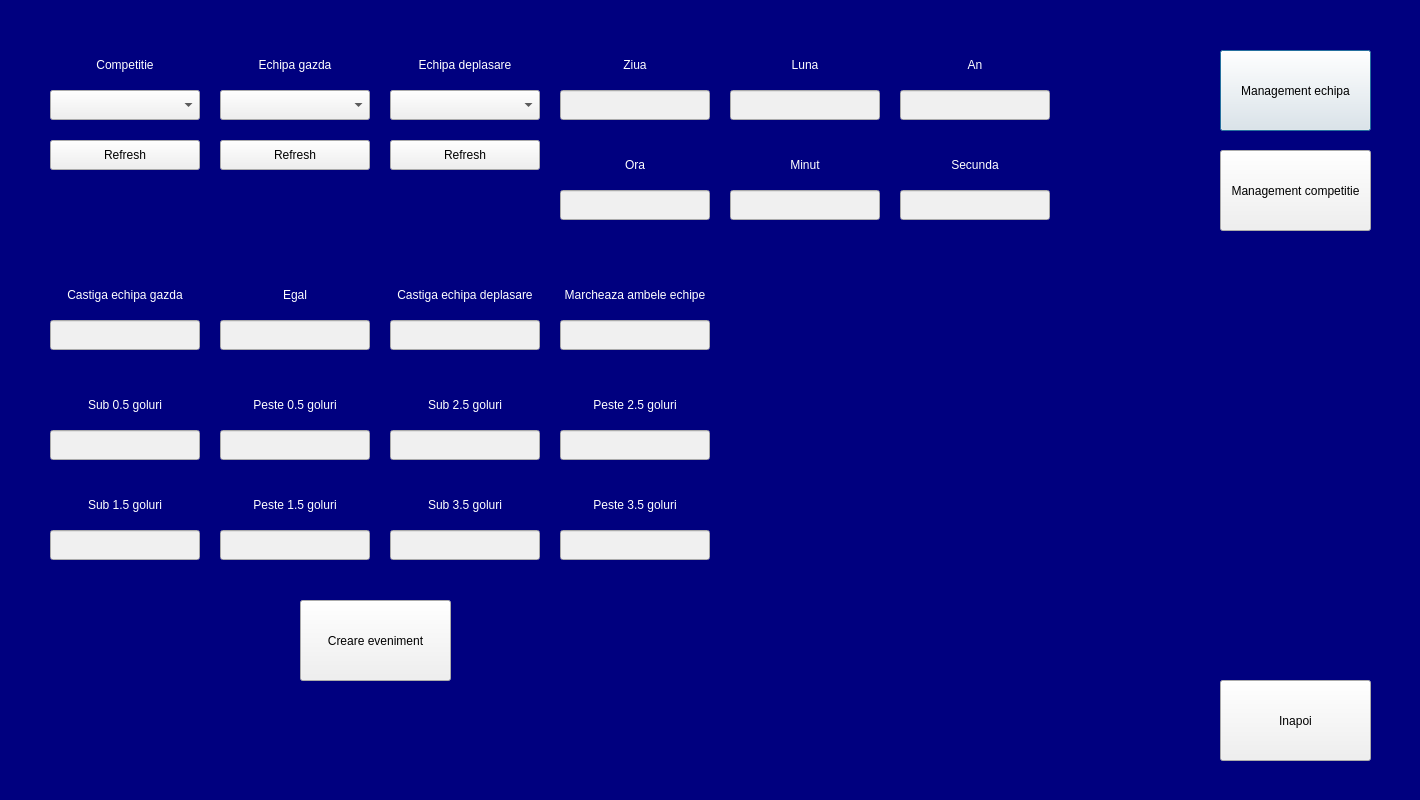
<?xml version="1.0" encoding="UTF-8"?>
<ui version="4.0">
 <class>Dialog</class>
 <widget class="QDialog" name="Dialog">
  <property name="geometry">
   <rect>
    <x>0</x>
    <y>0</y>
    <width>1420</width>
    <height>800</height>
   </rect>
  </property>
  <property name="windowTitle">
   <string>Dialog</string>
  </property>
  <property name="styleSheet">
   <string notr="true">background-color: rgb(0, 0, 127);</string>
  </property>
  <widget class="QPushButton" name="butonEchipa">
   <property name="geometry">
    <rect>
     <x>1220</x>
     <y>50</y>
     <width>151</width>
     <height>81</height>
    </rect>
   </property>
   <property name="styleSheet">
    <string notr="true">background-color: rgb(240, 240, 240);</string>
   </property>
   <property name="text">
    <string>Management echipa</string>
   </property>
  </widget>
  <widget class="QPushButton" name="butonCompetitie">
   <property name="geometry">
    <rect>
     <x>1220</x>
     <y>150</y>
     <width>151</width>
     <height>81</height>
    </rect>
   </property>
   <property name="styleSheet">
    <string notr="true">background-color: rgb(240, 240, 240);</string>
   </property>
   <property name="text">
    <string>Management competitie</string>
   </property>
  </widget>
  <widget class="QPushButton" name="butonInapoi">
   <property name="geometry">
    <rect>
     <x>1220</x>
     <y>680</y>
     <width>151</width>
     <height>81</height>
    </rect>
   </property>
   <property name="styleSheet">
    <string notr="true">background-color: rgb(240, 240, 240);</string>
   </property>
   <property name="text">
    <string>Inapoi</string>
   </property>
  </widget>
  <widget class="QComboBox" name="competitie">
   <property name="geometry">
    <rect>
     <x>50</x>
     <y>90</y>
     <width>150</width>
     <height>30</height>
    </rect>
   </property>
   <property name="styleSheet">
    <string notr="true">background-color: rgb(240, 240, 240);</string>
   </property>
  </widget>
  <widget class="QLabel" name="label">
   <property name="geometry">
    <rect>
     <x>50</x>
     <y>50</y>
     <width>150</width>
     <height>30</height>
    </rect>
   </property>
   <property name="styleSheet">
    <string notr="true">color: rgb(255, 255, 255);</string>
   </property>
   <property name="text">
    <string>Competitie</string>
   </property>
   <property name="alignment">
    <set>Qt::AlignCenter</set>
   </property>
  </widget>
  <widget class="QComboBox" name="gazda">
   <property name="geometry">
    <rect>
     <x>220</x>
     <y>90</y>
     <width>150</width>
     <height>30</height>
    </rect>
   </property>
   <property name="styleSheet">
    <string notr="true">background-color: rgb(240, 240, 240);</string>
   </property>
  </widget>
  <widget class="QLabel" name="label_2">
   <property name="geometry">
    <rect>
     <x>220</x>
     <y>50</y>
     <width>150</width>
     <height>30</height>
    </rect>
   </property>
   <property name="styleSheet">
    <string notr="true">color: rgb(255, 255, 255);</string>
   </property>
   <property name="text">
    <string>Echipa gazda</string>
   </property>
   <property name="alignment">
    <set>Qt::AlignCenter</set>
   </property>
  </widget>
  <widget class="QComboBox" name="deplasare">
   <property name="geometry">
    <rect>
     <x>390</x>
     <y>90</y>
     <width>150</width>
     <height>30</height>
    </rect>
   </property>
   <property name="styleSheet">
    <string notr="true">background-color: rgb(240, 240, 240);</string>
   </property>
  </widget>
  <widget class="QLabel" name="label_3">
   <property name="geometry">
    <rect>
     <x>390</x>
     <y>50</y>
     <width>150</width>
     <height>30</height>
    </rect>
   </property>
   <property name="styleSheet">
    <string notr="true">color: rgb(255, 255, 255);</string>
   </property>
   <property name="text">
    <string>Echipa deplasare</string>
   </property>
   <property name="alignment">
    <set>Qt::AlignCenter</set>
   </property>
  </widget>
  <widget class="QLabel" name="label_4">
   <property name="geometry">
    <rect>
     <x>560</x>
     <y>50</y>
     <width>150</width>
     <height>30</height>
    </rect>
   </property>
   <property name="styleSheet">
    <string notr="true">color: rgb(255, 255, 255);</string>
   </property>
   <property name="text">
    <string>Ziua</string>
   </property>
   <property name="alignment">
    <set>Qt::AlignCenter</set>
   </property>
  </widget>
  <widget class="QLineEdit" name="ziua">
   <property name="geometry">
    <rect>
     <x>560</x>
     <y>90</y>
     <width>150</width>
     <height>30</height>
    </rect>
   </property>
   <property name="styleSheet">
    <string notr="true">background-color: rgb(240, 240, 240);</string>
   </property>
  </widget>
  <widget class="QLineEdit" name="luna">
   <property name="geometry">
    <rect>
     <x>730</x>
     <y>90</y>
     <width>150</width>
     <height>30</height>
    </rect>
   </property>
   <property name="styleSheet">
    <string notr="true">background-color: rgb(240, 240, 240);</string>
   </property>
  </widget>
  <widget class="QLabel" name="label_5">
   <property name="geometry">
    <rect>
     <x>730</x>
     <y>50</y>
     <width>150</width>
     <height>30</height>
    </rect>
   </property>
   <property name="styleSheet">
    <string notr="true">color: rgb(255, 255, 255);</string>
   </property>
   <property name="text">
    <string>Luna</string>
   </property>
   <property name="alignment">
    <set>Qt::AlignCenter</set>
   </property>
  </widget>
  <widget class="QLineEdit" name="an">
   <property name="geometry">
    <rect>
     <x>900</x>
     <y>90</y>
     <width>150</width>
     <height>30</height>
    </rect>
   </property>
   <property name="styleSheet">
    <string notr="true">background-color: rgb(240, 240, 240);</string>
   </property>
  </widget>
  <widget class="QLabel" name="label_6">
   <property name="geometry">
    <rect>
     <x>900</x>
     <y>50</y>
     <width>150</width>
     <height>30</height>
    </rect>
   </property>
   <property name="styleSheet">
    <string notr="true">color: rgb(255, 255, 255);</string>
   </property>
   <property name="text">
    <string>An</string>
   </property>
   <property name="alignment">
    <set>Qt::AlignCenter</set>
   </property>
  </widget>
  <widget class="QLineEdit" name="minut">
   <property name="geometry">
    <rect>
     <x>730</x>
     <y>190</y>
     <width>150</width>
     <height>30</height>
    </rect>
   </property>
   <property name="styleSheet">
    <string notr="true">background-color: rgb(240, 240, 240);</string>
   </property>
  </widget>
  <widget class="QLineEdit" name="ora">
   <property name="geometry">
    <rect>
     <x>560</x>
     <y>190</y>
     <width>150</width>
     <height>30</height>
    </rect>
   </property>
   <property name="styleSheet">
    <string notr="true">background-color: rgb(240, 240, 240);</string>
   </property>
  </widget>
  <widget class="QLineEdit" name="secunda">
   <property name="geometry">
    <rect>
     <x>900</x>
     <y>190</y>
     <width>150</width>
     <height>30</height>
    </rect>
   </property>
   <property name="styleSheet">
    <string notr="true">background-color: rgb(240, 240, 240);</string>
   </property>
  </widget>
  <widget class="QLabel" name="label_7">
   <property name="geometry">
    <rect>
     <x>560</x>
     <y>150</y>
     <width>150</width>
     <height>30</height>
    </rect>
   </property>
   <property name="styleSheet">
    <string notr="true">color: rgb(255, 255, 255);</string>
   </property>
   <property name="text">
    <string>Ora</string>
   </property>
   <property name="alignment">
    <set>Qt::AlignCenter</set>
   </property>
  </widget>
  <widget class="QLabel" name="label_8">
   <property name="geometry">
    <rect>
     <x>900</x>
     <y>150</y>
     <width>150</width>
     <height>30</height>
    </rect>
   </property>
   <property name="styleSheet">
    <string notr="true">color: rgb(255, 255, 255);</string>
   </property>
   <property name="text">
    <string>Secunda</string>
   </property>
   <property name="alignment">
    <set>Qt::AlignCenter</set>
   </property>
  </widget>
  <widget class="QLabel" name="label_9">
   <property name="geometry">
    <rect>
     <x>730</x>
     <y>150</y>
     <width>150</width>
     <height>30</height>
    </rect>
   </property>
   <property name="styleSheet">
    <string notr="true">color: rgb(255, 255, 255);</string>
   </property>
   <property name="text">
    <string>Minut</string>
   </property>
   <property name="alignment">
    <set>Qt::AlignCenter</set>
   </property>
  </widget>
  <widget class="QLabel" name="label_10">
   <property name="geometry">
    <rect>
     <x>220</x>
     <y>280</y>
     <width>150</width>
     <height>30</height>
    </rect>
   </property>
   <property name="styleSheet">
    <string notr="true">color: rgb(255, 255, 255);</string>
   </property>
   <property name="text">
    <string>Egal</string>
   </property>
   <property name="alignment">
    <set>Qt::AlignCenter</set>
   </property>
  </widget>
  <widget class="QLabel" name="label_11">
   <property name="geometry">
    <rect>
     <x>50</x>
     <y>280</y>
     <width>150</width>
     <height>30</height>
    </rect>
   </property>
   <property name="styleSheet">
    <string notr="true">color: rgb(255, 255, 255);</string>
   </property>
   <property name="text">
    <string>Castiga echipa gazda</string>
   </property>
   <property name="alignment">
    <set>Qt::AlignCenter</set>
   </property>
  </widget>
  <widget class="QLabel" name="label_12">
   <property name="geometry">
    <rect>
     <x>390</x>
     <y>280</y>
     <width>150</width>
     <height>30</height>
    </rect>
   </property>
   <property name="styleSheet">
    <string notr="true">color: rgb(255, 255, 255);</string>
   </property>
   <property name="text">
    <string>Castiga echipa deplasare</string>
   </property>
   <property name="alignment">
    <set>Qt::AlignCenter</set>
   </property>
  </widget>
  <widget class="QLineEdit" name="egal">
   <property name="geometry">
    <rect>
     <x>220</x>
     <y>320</y>
     <width>150</width>
     <height>30</height>
    </rect>
   </property>
   <property name="styleSheet">
    <string notr="true">background-color: rgb(240, 240, 240);</string>
   </property>
  </widget>
  <widget class="QLineEdit" name="echipagazda">
   <property name="geometry">
    <rect>
     <x>50</x>
     <y>320</y>
     <width>150</width>
     <height>30</height>
    </rect>
   </property>
   <property name="styleSheet">
    <string notr="true">background-color: rgb(240, 240, 240);</string>
   </property>
  </widget>
  <widget class="QLineEdit" name="echipadeplasare">
   <property name="geometry">
    <rect>
     <x>390</x>
     <y>320</y>
     <width>150</width>
     <height>30</height>
    </rect>
   </property>
   <property name="styleSheet">
    <string notr="true">background-color: rgb(240, 240, 240);</string>
   </property>
  </widget>
  <widget class="QLabel" name="label_14">
   <property name="geometry">
    <rect>
     <x>560</x>
     <y>280</y>
     <width>150</width>
     <height>30</height>
    </rect>
   </property>
   <property name="styleSheet">
    <string notr="true">color: rgb(255, 255, 255);</string>
   </property>
   <property name="text">
    <string>Marcheaza ambele echipe</string>
   </property>
   <property name="alignment">
    <set>Qt::AlignCenter</set>
   </property>
  </widget>
  <widget class="QLineEdit" name="mae">
   <property name="geometry">
    <rect>
     <x>560</x>
     <y>320</y>
     <width>150</width>
     <height>30</height>
    </rect>
   </property>
   <property name="styleSheet">
    <string notr="true">background-color: rgb(240, 240, 240);</string>
   </property>
  </widget>
  <widget class="QLineEdit" name="peste0">
   <property name="geometry">
    <rect>
     <x>220</x>
     <y>430</y>
     <width>150</width>
     <height>30</height>
    </rect>
   </property>
   <property name="styleSheet">
    <string notr="true">background-color: rgb(240, 240, 240);</string>
   </property>
  </widget>
  <widget class="QLabel" name="label_13">
   <property name="geometry">
    <rect>
     <x>50</x>
     <y>390</y>
     <width>150</width>
     <height>30</height>
    </rect>
   </property>
   <property name="styleSheet">
    <string notr="true">color: rgb(255, 255, 255);</string>
   </property>
   <property name="text">
    <string>Sub 0.5 goluri</string>
   </property>
   <property name="alignment">
    <set>Qt::AlignCenter</set>
   </property>
  </widget>
  <widget class="QLabel" name="label_15">
   <property name="geometry">
    <rect>
     <x>220</x>
     <y>390</y>
     <width>150</width>
     <height>30</height>
    </rect>
   </property>
   <property name="styleSheet">
    <string notr="true">color: rgb(255, 255, 255);</string>
   </property>
   <property name="text">
    <string>Peste 0.5 goluri</string>
   </property>
   <property name="alignment">
    <set>Qt::AlignCenter</set>
   </property>
  </widget>
  <widget class="QLineEdit" name="sub0">
   <property name="geometry">
    <rect>
     <x>50</x>
     <y>430</y>
     <width>150</width>
     <height>30</height>
    </rect>
   </property>
   <property name="styleSheet">
    <string notr="true">background-color: rgb(240, 240, 240);</string>
   </property>
  </widget>
  <widget class="QLabel" name="label_16">
   <property name="geometry">
    <rect>
     <x>50</x>
     <y>490</y>
     <width>150</width>
     <height>30</height>
    </rect>
   </property>
   <property name="styleSheet">
    <string notr="true">color: rgb(255, 255, 255);</string>
   </property>
   <property name="text">
    <string>Sub 1.5 goluri</string>
   </property>
   <property name="alignment">
    <set>Qt::AlignCenter</set>
   </property>
  </widget>
  <widget class="QLineEdit" name="peste1">
   <property name="geometry">
    <rect>
     <x>220</x>
     <y>530</y>
     <width>150</width>
     <height>30</height>
    </rect>
   </property>
   <property name="styleSheet">
    <string notr="true">background-color: rgb(240, 240, 240);</string>
   </property>
  </widget>
  <widget class="QLabel" name="label_17">
   <property name="geometry">
    <rect>
     <x>220</x>
     <y>490</y>
     <width>150</width>
     <height>30</height>
    </rect>
   </property>
   <property name="styleSheet">
    <string notr="true">color: rgb(255, 255, 255);</string>
   </property>
   <property name="text">
    <string>Peste 1.5 goluri</string>
   </property>
   <property name="alignment">
    <set>Qt::AlignCenter</set>
   </property>
  </widget>
  <widget class="QLineEdit" name="sub1">
   <property name="geometry">
    <rect>
     <x>50</x>
     <y>530</y>
     <width>150</width>
     <height>30</height>
    </rect>
   </property>
   <property name="styleSheet">
    <string notr="true">background-color: rgb(240, 240, 240);</string>
   </property>
  </widget>
  <widget class="QLabel" name="label_18">
   <property name="geometry">
    <rect>
     <x>390</x>
     <y>390</y>
     <width>150</width>
     <height>30</height>
    </rect>
   </property>
   <property name="styleSheet">
    <string notr="true">color: rgb(255, 255, 255);</string>
   </property>
   <property name="text">
    <string>Sub 2.5 goluri</string>
   </property>
   <property name="alignment">
    <set>Qt::AlignCenter</set>
   </property>
  </widget>
  <widget class="QLabel" name="label_19">
   <property name="geometry">
    <rect>
     <x>560</x>
     <y>490</y>
     <width>150</width>
     <height>30</height>
    </rect>
   </property>
   <property name="styleSheet">
    <string notr="true">color: rgb(255, 255, 255);</string>
   </property>
   <property name="text">
    <string>Peste 3.5 goluri</string>
   </property>
   <property name="alignment">
    <set>Qt::AlignCenter</set>
   </property>
  </widget>
  <widget class="QLineEdit" name="sub3">
   <property name="geometry">
    <rect>
     <x>390</x>
     <y>530</y>
     <width>150</width>
     <height>30</height>
    </rect>
   </property>
   <property name="styleSheet">
    <string notr="true">background-color: rgb(240, 240, 240);</string>
   </property>
  </widget>
  <widget class="QLineEdit" name="peste3">
   <property name="geometry">
    <rect>
     <x>560</x>
     <y>530</y>
     <width>150</width>
     <height>30</height>
    </rect>
   </property>
   <property name="styleSheet">
    <string notr="true">background-color: rgb(240, 240, 240);</string>
   </property>
  </widget>
  <widget class="QLabel" name="label_20">
   <property name="geometry">
    <rect>
     <x>390</x>
     <y>490</y>
     <width>150</width>
     <height>30</height>
    </rect>
   </property>
   <property name="styleSheet">
    <string notr="true">color: rgb(255, 255, 255);</string>
   </property>
   <property name="text">
    <string>Sub 3.5 goluri</string>
   </property>
   <property name="alignment">
    <set>Qt::AlignCenter</set>
   </property>
  </widget>
  <widget class="QLineEdit" name="peste2">
   <property name="geometry">
    <rect>
     <x>560</x>
     <y>430</y>
     <width>150</width>
     <height>30</height>
    </rect>
   </property>
   <property name="styleSheet">
    <string notr="true">background-color: rgb(240, 240, 240);</string>
   </property>
  </widget>
  <widget class="QLabel" name="label_21">
   <property name="geometry">
    <rect>
     <x>560</x>
     <y>390</y>
     <width>150</width>
     <height>30</height>
    </rect>
   </property>
   <property name="styleSheet">
    <string notr="true">color: rgb(255, 255, 255);</string>
   </property>
   <property name="text">
    <string>Peste 2.5 goluri</string>
   </property>
   <property name="alignment">
    <set>Qt::AlignCenter</set>
   </property>
  </widget>
  <widget class="QLineEdit" name="sub2">
   <property name="geometry">
    <rect>
     <x>390</x>
     <y>430</y>
     <width>150</width>
     <height>30</height>
    </rect>
   </property>
   <property name="styleSheet">
    <string notr="true">background-color: rgb(240, 240, 240);</string>
   </property>
  </widget>
  <widget class="QPushButton" name="butonCreare">
   <property name="geometry">
    <rect>
     <x>300</x>
     <y>600</y>
     <width>151</width>
     <height>81</height>
    </rect>
   </property>
   <property name="styleSheet">
    <string notr="true">background-color: rgb(240, 240, 240);</string>
   </property>
   <property name="text">
    <string>Creare eveniment</string>
   </property>
  </widget>
  <widget class="QPushButton" name="refreshCompetitie">
   <property name="geometry">
    <rect>
     <x>50</x>
     <y>140</y>
     <width>150</width>
     <height>30</height>
    </rect>
   </property>
   <property name="styleSheet">
    <string notr="true">background-color: rgb(240, 240, 240);</string>
   </property>
   <property name="text">
    <string>Refresh</string>
   </property>
  </widget>
  <widget class="QPushButton" name="refreshGazda">
   <property name="geometry">
    <rect>
     <x>220</x>
     <y>140</y>
     <width>150</width>
     <height>30</height>
    </rect>
   </property>
   <property name="styleSheet">
    <string notr="true">background-color: rgb(240, 240, 240);</string>
   </property>
   <property name="text">
    <string>Refresh</string>
   </property>
  </widget>
  <widget class="QPushButton" name="refreshDeplasare">
   <property name="geometry">
    <rect>
     <x>390</x>
     <y>140</y>
     <width>150</width>
     <height>30</height>
    </rect>
   </property>
   <property name="styleSheet">
    <string notr="true">background-color: rgb(240, 240, 240);</string>
   </property>
   <property name="text">
    <string>Refresh</string>
   </property>
  </widget>
 </widget>
 <resources/>
 <connections/>
</ui>
